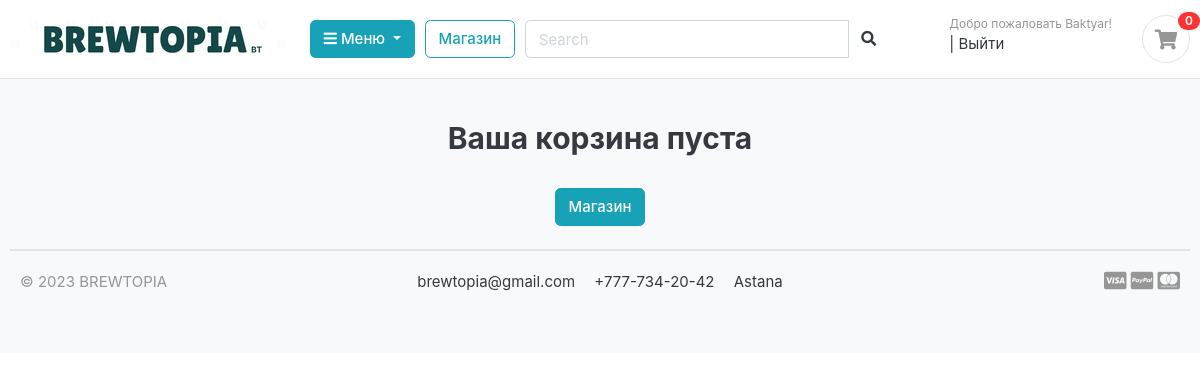
Before: /order/ (signed in) with the older database file.
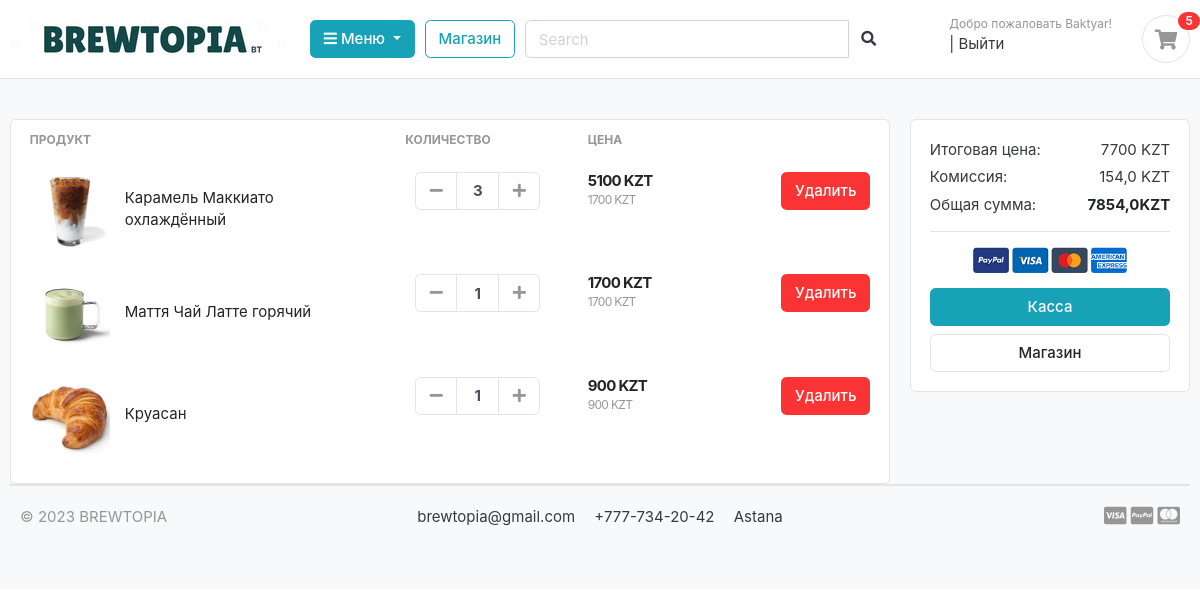
After: the same page with the newer database file.
### users/models.py (models this page shows, shortened)
class UserProfile(AbstractBaseUser):
    first_name      = models.CharField(max_length=50)
    last_name       = models.CharField(max_length=50)
    username        = models.CharField(max_length=50, unique=True)
    email           = models.EmailField(max_length=50,unique=True)
    phone_number    = models.CharField(max_length=50)
    date_joined     = models.DateTimeField(auto_now_add=True)
    last_login      = models.DateTimeField(auto_now_add=True)
    is_admin        = models.BooleanField(default=False)
    is_staff        = models.BooleanField(default=False)
    is_active       = models.BooleanField(default=False)
    is_superadmin   = models.BooleanField(default=False)
    USERNAME_FIELD = 'email'
    REQUIRED_FIELDS = ['username', 'first_name', 'last_name']
    objects = MyAccountManager()

### orders/models.py (models this page shows, shortened)
class OrderItem(models.Model):
    user = models.ForeignKey(UserProfile, on_delete=models.CASCADE, null=True)
    product = models.ForeignKey(Product, on_delete=models.CASCADE)
    order    = models.ForeignKey(Order, on_delete=models.CASCADE, null=True)
    quantity = models.IntegerField()
    is_active = models.BooleanField(default=True)
    def sub_total(self):
        return self.product.price*self.quantity

### shop/models.py (models this page shows, shortened)
class Product(models.Model):
    product_name    = models.CharField(max_length=200,unique=True)
    slug            = models.SlugField(max_length=200,unique=True)
    description     = models.TextField(max_length=500,blank=True)
    price           = models.IntegerField()
    images          = models.ImageField(upload_to='photos/products')
    stock           = models.IntegerField()
    in_stock    = models.BooleanField(default=True)
    category        = models.ForeignKey(Category, on_delete=models.CASCADE)
    created_date    = models.DateTimeField(auto_now=True)
    modified_date   = models.DateTimeField(auto_now=True)
    def get_url(self):
        return reverse('product_info',args=[self.category.slug, self.slug])

### orders/views.py (the view)
# urls.py: path('order/', include('orders.urls')),
def order(request,  total=0, quantity=0, order_items=None):
    try:
        tax = 0
        grand_total = 0
        if request.user.is_authenticated:
            order_items = OrderItem.objects.filter(user=request.user, is_active=True)
        else:
            order = Order.objects.get(order_id=_order_id(request))
            order_items = OrderItem.objects.filter(order=order, is_active=True)
        for order_item in order_items:
            total += (order_item.product.price*order_item.quantity)
            quantity += order_item.quantity
        tax = (2*total)/100
        grand_total = total + tax
    except ObjectDoesNotExist:
        pass
    context = {
        'total':total,
        'quantity':quantity,
        'order_items':order_items,
        'tax':tax,
        'grand_total':grand_total,
    }
    return render(request, 'shop/order.html', context)

### category/context_processors.py (called while the page is built)
def menu_links(request):
    links = Category.objects.all()
    return dict(links=links)

### category/models.py (called while the page is built)
    def get_url(self):
        return reverse('products_by_category', args=[self.slug])

### orders/context_processors.py (called while the page is built)
def counter(request):
    order_count = 0
    if 'admin' in request.path:
        return {}
    else:
        try:
            order = Order.objects.filter(order_id=_order_id(request))
            if request.user.is_authenticated:
                order_items = OrderItem.objects.all().filter(user=request.user)
            else:
                order_items = OrderItem.objects.all().filter(order=order[:1])
            for order_item in order_items:
                order_count += order_item.quantity
        except Order.DoesNotExist:
            order_count = 0
    return dict(order_count=order_count)

### orders/views.py (called while the page is built)
def _order_id(request):
    order = request.session.session_key
    if not order:
        order = request.session.create()
    return order

### users/templates/shop/order.html (shortened to what this page needs)
{% extends 'users/base.html' %}
{% load static %}
{% block content %}
<section class="section-content padding-y bg">
    <div class="container">
    {% if not order_items %}
    <h2 class="text-center">Ваша корзина пуста</h2>
    <br>
    <div class="text-center">
        <a href="{% url 'shop' %}" class="btn btn-info">Магазин</a>
    </div>
    {% else %}
    <div class="row">
        <aside class="col-lg-9">
    <div class="card">
    <table class="table table-borderless table-shopping-cart">
    <thead class="text-muted">
    <tr class="small text-uppercase">
      <th scope="col">Продукт</th>
      <th scope="col" width="120">Количество</th>
      <th scope="col" width="120">Цена</th>
      <th scope="col" class="text-right" width="200"> </th>
    </tr>
    </thead>
    <tbody>
    {% for order_item in order_items %}
    <tr>
        <td>
            <figure class="itemside align-items-center">
                <div class="aside"><img src="{{ order_item.product.images.url }}" class="img-sm"></div>
                <figcaption class="info">
                    <a href="{{ order_item.product.get_url }}" class="title text-dark">{{ order_item.product.product_name }}</a>
                </figcaption>
            </figure>
        </td>
        <td>
                        <div class="col">
                            <div class="input-group input-spinner">
                                <div class="input-group-prepend">
                                <a href="{% url 'remove_order' order_item.product.id %}" class="btn btn-light" type="button" id="button-plus"> <i class="fa fa-minus"></i> </a>
                                </div>
                                <input type="text" class="form-control"  value="{{ order_item.quantity }}">
                                <div class="input-group-append">
                                <a href="{% url 'add_order' order_item.product.id %}"class="btn btn-light" type="button" id="button-minus"> <i class="fa fa-plus"></i> </a>
                                </div>
                            </div>
                        </div>
        </td>
        <td>
            <div class="price-wrap">
                <var class="price">{{ order_item.sub_total }} KZT</var>
                <small class="text-muted">  {{ order_item.product.price }} KZT</small>
            </div>
        </td>
        <td class="text-right">
        <a href="{% url 'remove_order_item' order_item.product.id %}" class="btn btn-danger"> Удалить</a>
        </td>
    </tr>
    {% endfor %}
    </tbody>
    </table>
    </div>
        </aside>
        <aside class="col-lg-3">
            <div class="card">
            <div class="card-body">
                <dl class="dlist-align">
                  <dt>Итоговая цена:</dt>
                  <dd class="text-right">{{ total }} KZT</dd>
                </dl>
                <dl class="dlist-align">
                  <dt>Комиссия:</dt>
                  <dd class="text-right"> {{ tax }} KZT</dd>
                </dl>
                <dl class="dlist-align">
                  <dt>Общая сумма:</dt>
                  <dd class="text-right text-dark b"><strong>{{ grand_total }}KZT</strong></dd>
                </dl>
                <hr>
                <p class="text-center mb-3">
                    <img src="{% static 'users/images/misc/payments.png' %}" height="26">
                </p>
                <a href="{% url 'pay' %}" class="btn btn-info btn-block"> Касса </a>
                <a href="{% url 'shop' %}" class="btn btn-light btn-block">Магазин</a>
            </div>
            </div>
    </aside>
    </div>
    {% endif %}
{% endblock %}

### users/templates/users/base.html (shortened to what this page needs)
{% load static %}
<!DOCTYPE HTML>
<html lang="en">
<head>
<link href="{% static 'users/css/bootstrap.css' %}" rel="stylesheet" type="text/css"/>
<link rel="stylesheet" href="https://cdn.jsdelivr.net/npm/boxicons@latest/css/boxicons.min.css">
<link href="{% static 'users/fonts/fontawesome/css/all.min.css' %}" type="text/css" rel="stylesheet">
<link href="{% static 'users/css/ui.css' %}" rel="stylesheet" type="text/css"/>
<link href="{% static 'users/css/responsive.css' %}" rel="stylesheet" media="only screen and (max-width: 1200px)" />
</head>
<body>
    {% include 'users/inside/header.html' %}
    {% block content %}
    {% endblock %}
    {% include 'users/inside/footer.html' %}

### users/templates/users/inside/header.html (shortened to what this page needs)
{% load static %}
<header class="section-header">
    <section class="header-main border-bottom">
        <div class="container">
    <div class="row align-items-center">
        <div class="col-lg-3 col-md-3 col-6">
            <a href="{% url 'home' %}" class="logo">
                <img class="logo" src="{% static 'users/images/logogo.jpg' %}">
            </a>
        </div>
        <div class="col-lg col-sm col-md col-6 flex-grow-0">
            <div class="category-wrap dropdown d-inline-block float-right">
                <button type="button" class="btn btn-info dropdown-toggle" data-toggle="dropdown">
                    <i class="fa fa-bars"></i> Меню
                </button>
            </div>
        </div>
        <a href="{% url 'shop' %}" class="btn btn-outline-info">Магазин</a>
        <div class="col-lg  col-md-6 col-sm-12 col">
            <form action="{% url 'search' %}" class="search" method="GET">
                <div class="input-group w-100">
                    <input type="text" class="form-control" style="width:60%;" placeholder="Search" name="keyword">
                    <div class="input-group-append">
                      <button class="btn btn-default" type="submit">
                        <i class="fa fa-search"></i>
                      </button>
                    </div>
                </div>
            </form>
        </div>
        <div class="col-lg-3 col-sm-6 col-8 order-2 order-lg-3">
                    <div class="d-flex justify-content-end mb-3 mb-lg-0">
                        {% if user.id is not None %}
                        <div class="widget-header">
                            <small class="title text-muted">Добро пожаловать {{ user.first_name }}!</small>
                            <div>
                                <a href="#"></a> <span class="dark-transp"> | </span>
                                <a href="{% url 'users:logout' %}"> Выйти </a>
                            </div>
                        </div>
                        {% endif %}
                        <a href="{% url 'order' %}" class="widget-header pl-3 ml-3">
                            <div class="icon icon-sm rounded-circle border"><i class="fa fa-shopping-cart"></i></div>
                            <span class="badge badge-pill badge-danger notify">{{ order_count }}</span>
                        </a>
                    </div>
                </div>
    </div>
        </div>
    </section>
    </header>

### users/templates/users/inside/footer.html
<footer class="section-footer border-top">
	<div class="container">
		<section class="footer-bottom border-top row">
			<div class="col-md-2">
				<p class="text-muted"> &copy 2023 BREWTOPIA </p>
			</div>
			<div class="col-md-8 text-md-center">
				<span  class="px-2">brewtopia@gmail.com</span>
				<span  class="px-2">+777-734-20-42</span>
				<span  class="px-2">Astana</span>
			</div>
			<div class="col-md-2 text-md-right text-muted">
				<i class="fab fa-lg fa-cc-visa"></i>
				<i class="fab fa-lg fa-cc-paypal"></i>
				<i class="fab fa-lg fa-cc-mastercard"></i>
			</div>
		</section>
	</div>
</footer>

### users/static/users/css/ui.css (style rules this page uses)
html { font-family: "Inter", sans-serif; font-size: 15px; }
.price-wrap { letter-spacing: -0.7px; }
.icon-xs, .icon-sm, .icon-md, .icon-lg { display: inline-block; text-align: center; flex-shrink: 0; flex-grow: 0; }
.icon-sm { width: 48px; height: 48px; line-height: 48px !important; font-size: 20px; }
.img-xs, .img-sm, .img-md, .img-lg { -o-object-fit: cover; object-fit: cover; flex-shrink: 0; flex-grow: 0; }
.img-sm { width: 80px; height: 80px; }
.padding-y { padding-top: 40px; padding-bottom: 40px; }
var { font-style: normal; }
figure { margin-bottom: 0; }
.bg { background-color: #f8f9fa; }
.b { font-weight: 600; }
p:last-child { margin-bottom: 0; }
.header-main { position: relative; padding-top: 1rem; padding-bottom: 1rem; }
.widget-header { display: inline-block; vertical-align: middle; position: relative; }
.widget-header a { color: #343a40; }
.widget-header i { color: #969696; }
.widget-header .title { display: block; }
.widget-header .notify { position: absolute; top: -3px; right: -10px; }
.footer-bottom { padding-top: 20px; padding-bottom: 20px; }
.btn-light { background-color: #fff; border-color: #e4e4e4; }
.btn-light i { color: #969696; }
.itemside { position: relative; display: flex; width: 100%; }
.itemside .aside { position: relative; flex-shrink: 0; }
.itemside .info { padding-left: 15px; padding-right: 7px; }
.itemside .title { display: block; margin-bottom: 5px; color: #212529; }
[class*=dlist-] { margin-bottom: 5px; }
[class*=dlist-] dd { margin-bottom: 0; }
.dlist-align { display: flex; }
.dlist-align dt { width: 150px; word-wrap: break-word; font-weight: normal; }
.dlist-align dd { flex-grow: 1; }
.notify { position: absolute; top: -4px; right: -10px; display: inline-block; padding: 0.25em 0.6em; font-size: 12px; line-height: 1; text-align: center; border-radius: 3rem; color: #fff; background-color: #fa3434; }
.price { font-weight: 600; color: #212529; }
.input-spinner { width: 125px; flex-wrap: nowrap; display: inline-flex; vertical-align: middle; }
.input-spinner input.form-control { text-align: center; max-width: 46px; font-weight: bold; flex-basis: 46px; border-color: #e4e4e4; flex-grow: 0; }
.input-spinner .btn { width: 42px; text-align: center; padding-left: 0.5rem; padding-right: 0.5rem; }
.table-shopping-cart.table td, .table-shopping-cart.table th { padding-left: 1.25rem; padding-right: 1.25rem; }
.table-shopping-cart .price-wrap { line-height: 1.2; }
.table-shopping-cart .price { font-weight: bold; margin-right: 5px; display: block; }

Changed rows visible on the page:
added OrderItem: product.images (picture), product.product_name "Карамель Маккиато охлаждённый", quantity "3", sub_total "5100", product.price "1700"
added OrderItem: product.images (picture), product.product_name "Маття Чай Латте горячий", quantity "1", sub_total "1700", product.price "1700"
added OrderItem: product.images (picture), product.product_name "Круасан", quantity "1", sub_total "900", product.price "900"
Other visible differences:
{{ order_count }}: "0" → "5"
{{ total }}: (not shown) → "7700"
{{ tax }}: (not shown) → "154,0"
{{ grand_total }}: (not shown) → "7854,0"
text no longer shown: "Ваша корзина пуста"
text now shown: "ПРОДУКТ КОЛИЧЕСТВО ЦЕНА Итоговая цена: KZT Комиссия: KZT Общая сумма: KZT Касса"
